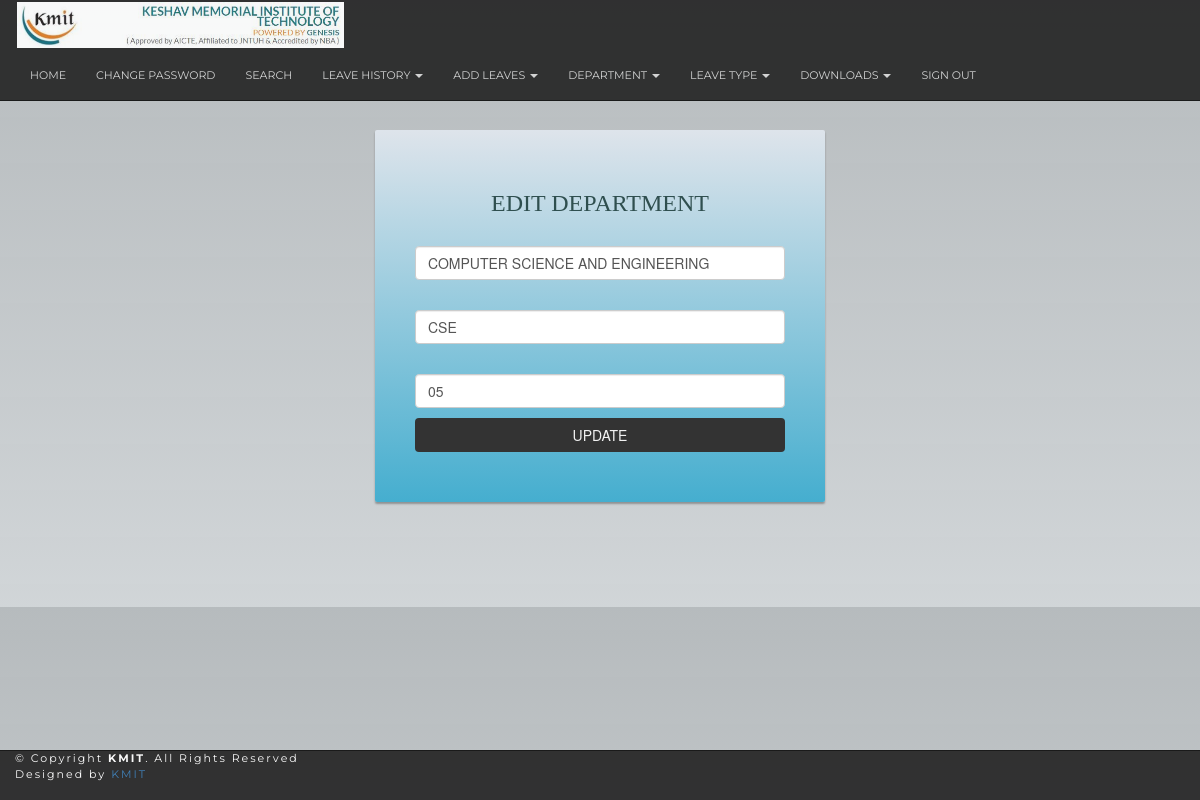
The page /editdepartment.php?deptid=1 (signed in) on the database its author committed.
### tables this page shows
CREATE TABLE `tbldepartments` (
  `id` int(11) NOT NULL,
  `DepartmentName` varchar(150) DEFAULT NULL,
  `DepartmentShortName` varchar(100) NOT NULL,
  `DepartmentCode` varchar(50) DEFAULT NULL,
  `CreationDate` timestamp NULL DEFAULT current_timestamp()
);

### editdepartment.php (the view, shortened to what this page needs)
<?php
include('includes/config.php');
if(strlen($_SESSION['alogin'])==0)
    {
header('location:index.php');
}
else{
    ?>
<!DOCTYPE html>
<html lang="en">
    <head>
		<link rel="stylesheet" href="https://maxcdn.bootstrapcdn.com/bootstrap/3.4.1/css/bootstrap.min.css">
		<link href="https://maxcdn.bootstrapcdn.com/bootstrap/3.3.0/css/bootstrap.min.css" rel="stylesheet" id="bootstrap-css">
</head>
<body>
    <header>
		<?php
		require_once('adminheader.php');
		?>
     </header>
             <div class="container">
        <div class="card card-container">
		<h3 style="font-family:Georgia;color:#2F4F4F;" align="center">EDIT DEPARTMENT</h3>
                                    <form class="form-signin" name="chngpwd" method="post">
<?php
$did=intval($_GET['deptid']);
$sql = "SELECT * from tbldepartments WHERE id=:did";
$query = $dbh -> prepare($sql);
$query->bindParam(':did',$did,PDO::PARAM_STR);
$query->execute();
$results=$query->fetchAll(PDO::FETCH_OBJ);
if($query->rowCount() > 0)
{
foreach($results as $result)
{               ?>
<br><input id="departmentname" placeholder="Department Name" type="text"  class="form-control" autocomplete="off" name="departmentname"  value="<?php echo htmlentities($result->DepartmentName);?>" required>
<br><input id="departmentshortname" placeholder="Department Short Name" type="text"  class="form-control" autocomplete="off" name="departmentshortname" value="<?php echo htmlentities($result->DepartmentShortName);?>" required>
<br><input id="deptcode" type="text" placeholder="Department Code" name="deptcode" class="form-control" class="validate" autocomplete="off" value="<?php echo htmlentities($result->DepartmentCode);?>" required>
<?php }} ?>
<button type="submit" name="update" class="waves-effect waves-light btn indigo m-b-xs">UPDATE</button>
</div>
                                        </div>
		<?php
		require_once('footer.php');
		?>
    </body>
</html>
<?php } ?>

### adminheader.php (style rules this page uses)
body { font: 400 15px/1.8 Lato, sans-serif; color: #777; background: linear-gradient(0deg, rgba(202, 207, 210,0.8687850140056023) 0%, rgba(166, 172, 175 ,0.8211659663865546) 100%); }
h3, h4 { margin: 10px 0 30px 0; font-size: 20px; color: #111; }
.container { padding: 80px 120px; }
.btn { padding: 10px 20px; background-color: #333; color: #f1f1f1; border-radius: 0; transition: .2s; }
.form-control { border-radius: 0; }
.form-signin input[type=email], .form-signin input[type=password], .form-signin input[type=text], .form-signin button { width: 100%; display: block; margin-bottom: 10px; z-index: 1; position: relative; -moz-box-sizing: border-box; -webkit-box-sizing: border-box; box-sizing: border-box; }
.card-container.card { max-width: 450px; padding: 40px 40px; background: linear-gradient(180deg, rgba(222,228,235,1) 0%, rgba(69,174,207,1) 100%); }
.card { background-color: #F7F7F7; padding: 20px 25px 30px; margin: 0 auto 25px; margin-top: 50px; -moz-border-radius: 2px; -webkit-border-radius: 2px; border-radius: 2px; -moz-box-shadow: 0px 2px 2px rgba(0, 0, 0, 0.3); -webkit-box-shadow: 0px 2px 2px rgba(0, 0, 0, 0.3); box-shadow: 0px 2px 2px rgba(0, 0, 0, 0.3); }

### rows shown on the page
tbldepartments: departmentname "COMPUTER SCIENCE AND ENGINEERING", departmentshortname "CSE", deptcode "05"
